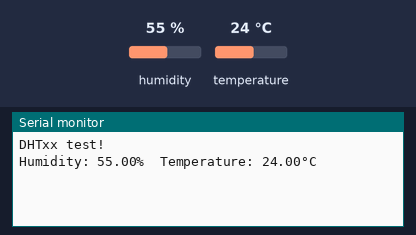
A program run on a simulated Arduino Uno, built with avr-gcc and run on an emulated ATmega328P. On the bench: the last lines printed to the serial monitor. The inputs (shaded band) are chosen by the test bench; at power-on: humidity 55 %, temperature 24 °C.

Above: at 18.0 s.
18.1 s: humidity set to 22 %
At 21.1 s:
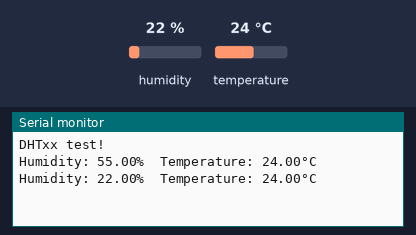
33.1 s: temperature set to 12 °C
At 40.6 s:
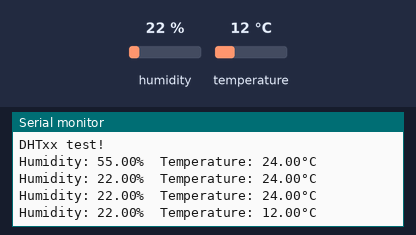
48.1 s: humidity set to 40 %
At 51.4 s:
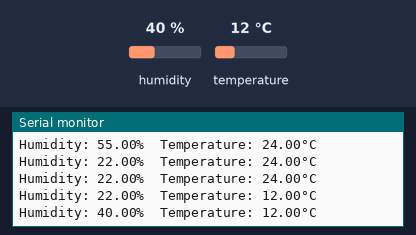
Timing chart, 0 to 52.9 s (numbered marks = the images above; inputs shaded):
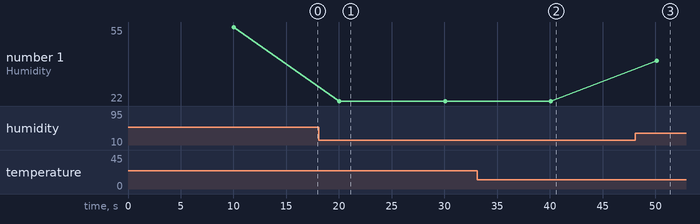

The program:

main.cpp
```cpp
#include <Arduino.h>
#include <DHT.h>

#define DHTPIN 4
#define DHTTYPE DHT11
DHT dht(DHTPIN, DHTTYPE);

void setup() {
  Serial.begin(115200);
  Serial.println(F("DHTxx test!"));

  dht.begin();
}

void loop() {
    // Wait a few seconds between measurements.
    delay(10000);

    // Reading temperature or humidity takes about 250 milliseconds!
    // Sensor readings may also be up to 2 seconds 'old' (its a very slow sensor)
    float h = dht.readHumidity();
    // Read temperature as Celsius (the default)
    float t = dht.readTemperature();
    // Read temperature as Fahrenheit (isFahrenheit = true)
    float f = dht.readTemperature(true);

    // Check if any reads failed and exit early (to try again).
    if (isnan(h) || isnan(t) || isnan(f)) {
      Serial.println(F("Failed to read from DHT sensor!"));
      return;
    }

  Serial.print(F("Humidity: "));
  Serial.print(h);
  Serial.print(F("%  Temperature: "));
  Serial.print(t);
  Serial.print(F("°C "));
  Serial.println();
}
```

Measured:
- after the input at 18.1 s, the serial monitor: prints a new line after 1.9 s (image 1)
- after the input at 33.1 s, the serial monitor: prints a new line after 7.0 s (image 2)
- after the input at 48.1 s, the serial monitor: prints a new line after 2.0 s (image 3)
- plotted number 1: 55 → 22 after the input at 18.1 s, 22 → 40 after the input at 48.1 s
